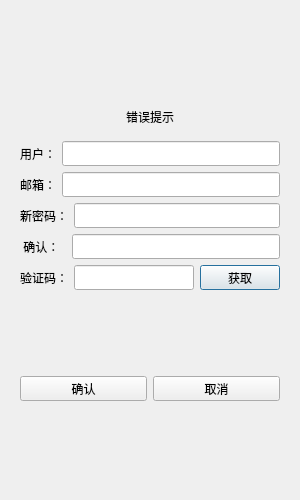
<?xml version="1.0" encoding="UTF-8"?>
<ui version="4.0">
 <class>ResetDialog</class>
 <widget class="QDialog" name="ResetDialog">
  <property name="geometry">
   <rect>
    <x>0</x>
    <y>0</y>
    <width>300</width>
    <height>500</height>
   </rect>
  </property>
  <property name="minimumSize">
   <size>
    <width>300</width>
    <height>500</height>
   </size>
  </property>
  <property name="maximumSize">
   <size>
    <width>300</width>
    <height>500</height>
   </size>
  </property>
  <property name="windowTitle">
   <string>Dialog</string>
  </property>
  <layout class="QHBoxLayout" name="horizontalLayout_8">
   <item>
    <layout class="QVBoxLayout" name="verticalLayout_2">
     <item>
      <widget class="QStackedWidget" name="stackedWidget">
       <property name="currentIndex">
        <number>0</number>
       </property>
       <widget class="QWidget" name="page">
        <layout class="QVBoxLayout" name="verticalLayout_3">
         <item>
          <spacer name="verticalSpacer">
           <property name="orientation">
            <enum>Qt::Orientation::Vertical</enum>
           </property>
           <property name="sizeHint" stdset="0">
            <size>
             <width>20</width>
             <height>40</height>
            </size>
           </property>
          </spacer>
         </item>
         <item>
          <widget class="QWidget" name="widget" native="true">
           <layout class="QVBoxLayout" name="verticalLayout_4">
            <item>
             <widget class="QLabel" name="err_tip">
              <property name="text">
               <string>错误提示</string>
              </property>
              <property name="alignment">
               <set>Qt::AlignmentFlag::AlignCenter</set>
              </property>
             </widget>
            </item>
           </layout>
          </widget>
         </item>
         <item>
          <layout class="QHBoxLayout" name="horizontalLayout">
           <item>
            <widget class="QLabel" name="user_laber">
             <property name="text">
              <string>用户：</string>
             </property>
            </widget>
           </item>
           <item>
            <widget class="QLineEdit" name="user_edit">
             <property name="minimumSize">
              <size>
               <width>0</width>
               <height>25</height>
              </size>
             </property>
             <property name="maximumSize">
              <size>
               <width>16777215</width>
               <height>25</height>
              </size>
             </property>
            </widget>
           </item>
          </layout>
         </item>
         <item>
          <layout class="QHBoxLayout" name="horizontalLayout_2">
           <item>
            <widget class="QLabel" name="email_edit_2">
             <property name="minimumSize">
              <size>
               <width>0</width>
               <height>25</height>
              </size>
             </property>
             <property name="maximumSize">
              <size>
               <width>16777215</width>
               <height>25</height>
              </size>
             </property>
             <property name="text">
              <string>邮箱：</string>
             </property>
            </widget>
           </item>
           <item>
            <widget class="QLineEdit" name="email_edit">
             <property name="minimumSize">
              <size>
               <width>0</width>
               <height>25</height>
              </size>
             </property>
             <property name="maximumSize">
              <size>
               <width>16777215</width>
               <height>25</height>
              </size>
             </property>
            </widget>
           </item>
          </layout>
         </item>
         <item>
          <layout class="QHBoxLayout" name="horizontalLayout_3">
           <item>
            <widget class="QLabel" name="pass_label">
             <property name="minimumSize">
              <size>
               <width>0</width>
               <height>25</height>
              </size>
             </property>
             <property name="maximumSize">
              <size>
               <width>16777215</width>
               <height>25</height>
              </size>
             </property>
             <property name="text">
              <string>新密码：</string>
             </property>
            </widget>
           </item>
           <item>
            <widget class="QLineEdit" name="pass_edit">
             <property name="minimumSize">
              <size>
               <width>0</width>
               <height>25</height>
              </size>
             </property>
             <property name="maximumSize">
              <size>
               <width>16777215</width>
               <height>25</height>
              </size>
             </property>
            </widget>
           </item>
          </layout>
         </item>
         <item>
          <layout class="QHBoxLayout" name="horizontalLayout_4">
           <item>
            <widget class="QLabel" name="confirm_label">
             <property name="minimumSize">
              <size>
               <width>0</width>
               <height>25</height>
              </size>
             </property>
             <property name="maximumSize">
              <size>
               <width>16777215</width>
               <height>25</height>
              </size>
             </property>
             <property name="text">
              <string> 确认：  </string>
             </property>
            </widget>
           </item>
           <item>
            <widget class="QLineEdit" name="confirm_edit">
             <property name="minimumSize">
              <size>
               <width>0</width>
               <height>25</height>
              </size>
             </property>
             <property name="maximumSize">
              <size>
               <width>16777215</width>
               <height>25</height>
              </size>
             </property>
            </widget>
           </item>
          </layout>
         </item>
         <item>
          <layout class="QHBoxLayout" name="horizontalLayout_5">
           <item>
            <widget class="QLabel" name="verify_label">
             <property name="minimumSize">
              <size>
               <width>0</width>
               <height>25</height>
              </size>
             </property>
             <property name="maximumSize">
              <size>
               <width>16777215</width>
               <height>25</height>
              </size>
             </property>
             <property name="text">
              <string>验证码：</string>
             </property>
            </widget>
           </item>
           <item>
            <widget class="QLineEdit" name="verify_edit">
             <property name="minimumSize">
              <size>
               <width>0</width>
               <height>25</height>
              </size>
             </property>
             <property name="maximumSize">
              <size>
               <width>16777215</width>
               <height>25</height>
              </size>
             </property>
            </widget>
           </item>
           <item>
            <widget class="TimerButton" name="get_code">
             <property name="minimumSize">
              <size>
               <width>0</width>
               <height>25</height>
              </size>
             </property>
             <property name="maximumSize">
              <size>
               <width>16777215</width>
               <height>25</height>
              </size>
             </property>
             <property name="text">
              <string>获取</string>
             </property>
            </widget>
           </item>
          </layout>
         </item>
         <item>
          <spacer name="verticalSpacer_2">
           <property name="orientation">
            <enum>Qt::Orientation::Vertical</enum>
           </property>
           <property name="sizeHint" stdset="0">
            <size>
             <width>20</width>
             <height>40</height>
            </size>
           </property>
          </spacer>
         </item>
         <item>
          <layout class="QHBoxLayout" name="horizontalLayout_6">
           <item>
            <widget class="QPushButton" name="confirm_button">
             <property name="minimumSize">
              <size>
               <width>0</width>
               <height>25</height>
              </size>
             </property>
             <property name="maximumSize">
              <size>
               <width>16777215</width>
               <height>25</height>
              </size>
             </property>
             <property name="text">
              <string>确认</string>
             </property>
            </widget>
           </item>
           <item>
            <widget class="QPushButton" name="cancel_button">
             <property name="minimumSize">
              <size>
               <width>0</width>
               <height>25</height>
              </size>
             </property>
             <property name="maximumSize">
              <size>
               <width>16777215</width>
               <height>25</height>
              </size>
             </property>
             <property name="text">
              <string>取消</string>
             </property>
            </widget>
           </item>
          </layout>
         </item>
         <item>
          <spacer name="verticalSpacer_3">
           <property name="orientation">
            <enum>Qt::Orientation::Vertical</enum>
           </property>
           <property name="sizeHint" stdset="0">
            <size>
             <width>20</width>
             <height>40</height>
            </size>
           </property>
          </spacer>
         </item>
        </layout>
       </widget>
       <widget class="QWidget" name="page_2">
        <layout class="QVBoxLayout" name="verticalLayout_5">
         <item>
          <widget class="QWidget" name="widget_4" native="true"/>
         </item>
         <item>
          <widget class="QLabel" name="tip_label">
           <property name="text">
            <string>注册成功！5 s后返回登录</string>
           </property>
           <property name="alignment">
            <set>Qt::AlignmentFlag::AlignCenter</set>
           </property>
          </widget>
         </item>
         <item>
          <widget class="QWidget" name="widget_2" native="true">
           <layout class="QHBoxLayout" name="horizontalLayout_7">
            <item>
             <spacer name="horizontalSpacer">
              <property name="orientation">
               <enum>Qt::Orientation::Horizontal</enum>
              </property>
              <property name="sizeHint" stdset="0">
               <size>
                <width>40</width>
                <height>20</height>
               </size>
              </property>
             </spacer>
            </item>
            <item>
             <widget class="QPushButton" name="pushButton">
              <property name="minimumSize">
               <size>
                <width>0</width>
                <height>25</height>
               </size>
              </property>
              <property name="maximumSize">
               <size>
                <width>16777215</width>
                <height>25</height>
               </size>
              </property>
              <property name="text">
               <string>点击返回</string>
              </property>
             </widget>
            </item>
            <item>
             <spacer name="horizontalSpacer_2">
              <property name="orientation">
               <enum>Qt::Orientation::Horizontal</enum>
              </property>
              <property name="sizeHint" stdset="0">
               <size>
                <width>40</width>
                <height>20</height>
               </size>
              </property>
             </spacer>
            </item>
           </layout>
          </widget>
         </item>
         <item>
          <widget class="QWidget" name="widget_3" native="true"/>
         </item>
        </layout>
       </widget>
      </widget>
     </item>
    </layout>
   </item>
  </layout>
 </widget>
 <customwidgets>
  <customwidget>
   <class>TimerButton</class>
   <extends>QPushButton</extends>
   <header>timerbutton.h</header>
  </customwidget>
 </customwidgets>
 <resources/>
 <connections/>
</ui>
